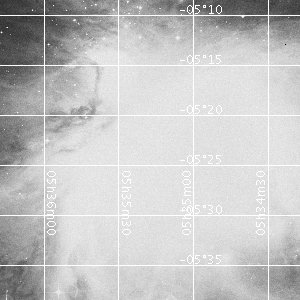

Recreate this plot in Python.
from __future__ import (absolute_import, division, print_function, unicode_literals)
import discord
from discord.ext import commands, tasks
from discord import File
from datetime import date
import datetime
from astropy.coordinates import get_sun
from astropy.coordinates import get_moon
import numpy as np
import matplotlib.pyplot as plt
from astropy.time import Time
from astropy.coordinates import SkyCoord, EarthLocation, AltAz
import astropy.units as u
from geopy import geocoders
import asyncio
from concurrent.futures import ThreadPoolExecutor
from astroplan.plots import plot_finder_image
from astroplan import FixedTarget
import astroquery
from astroquery.skyview import SkyView
from astropy.coordinates import SkyCoord
from astropy.wcs import WCS
from astropy.utils import iers
from astropy.utils.data import clear_download_cache
import urllib
from urllib import request

iers.conf.auto_download = False
clear_download_cache()
iers.conf.auto_max_age = None

def frame(fov, targetname):
    target = FixedTarget.from_name(targetname)
    survey="DSS2 Red"
    grid= True
    fov_radius = fov * u.arcmin
    coord = target if not hasattr(target, 'coord') else target.coord
    position = coord.icrs
    pos = str(position).split("\n")[1]
    pos = pos.replace(" ", "")
    pos = pos.replace("(", "")
    pos = pos.replace(")", "")
    pos = pos.replace(">", "")
    ra = pos.split(",")[0]
    dec = pos.split(",")[1]

    coordinates = 'icrs'
    target_name = None if isinstance(target, SkyCoord) else target.name
    test = str(SkyView.get_image_list(position=position, coordinates=coordinates,
                                      survey=survey, radius=fov_radius, grid=grid, pixels=1500, scaling="Log"))
    url = test[2:-6] + "jpg"
    print(url)
    urllib.request.urlretrieve(url, 'frame.jpg')
    return ra, dec, url

def planetarium(fov, targetname):
    target = FixedTarget.from_name(targetname)
    survey="DSS2 Red"
    grid= True
    fov_radius = fov * u.arcmin
    coord = target if not hasattr(target, 'coord') else target.coord
    position = coord.icrs
    pos = str(position).split("\n")[1]
    pos = pos.replace(" ", "")
    pos = pos.replace("(", "")
    pos = pos.replace(")", "")
    pos = pos.replace(">", "")
    ra = pos.split(",")[0]
    dec = pos.split(",")[1]

    coordinates = 'icrs'
    target_name = None if isinstance(target, SkyCoord) else target.name
    test = str(SkyView.get_image_list(position=position, coordinates=coordinates,
                                      survey=survey, radius=fov_radius, grid=grid, pixels=1500, scaling="Log"))
    url = test[2:-6] + "jpg"
    print(url)

    return ra, dec, url


class filter(commands.Cog):
    def __init__(self, client):
        self.client = client


    @commands.command()
    async def frame(self, ctx, argfov, *, targetname: str = None):
        channel = ctx.channel
        message = ctx.message
        content = message.content
        author = message.author
        loop = asyncio.get_event_loop()
        if argfov == 'help':
            em0 = discord.Embed(
                title='Help for frame',
                description='.frame [fov] [DSO] - displays target DSO at a certain fov with RA and DEC.',
                color=0x1e73e3
            )
            await channel.send(embed=em0)
            return
        if float(argfov) > 30:
            em = discord.Embed(
                title='Sorry, fov too large.',
                description='Please use a fov smaller than 30.'
            )
            await channel.send(embed=em)
            return
        if float(argfov) < 0.01:
            em = discord.Embed(
                title='Sorry, fov too small.',
                description='Please use a fov larger than 0.01.'
            )
            await channel.send(embed=em)
            return
        fov = float(argfov) * 60
        try:
            await channel.send("Fetching image... The larger the fov, the longer it will take.")
            ra, dec, url = await loop.run_in_executor(ThreadPoolExecutor(), frame, fov, targetname)
            ori = await channel.send(ctx.author.mention + ', ' + str(targetname) + " at " + str(argfov) + ' °:',
                               file=File("/home/SE/frame.jpg"))
            prompt = await channel.send("React with \"🪐\" below to enter planetarium mode.")
            await prompt.add_reaction(emoji="🪐")
            try:
                reaction, user = await self.client.wait_for('reaction_add', check=lambda reaction, user: user == ctx.author, timeout=60)
                if reaction.emoji == "🪐":
                    em0 = discord.Embed(
                        title="Current Position: \nRA: " + ra + "\nDec: " + dec
                    )
                    em0.set_image(url=url)
                    em0.set_footer(
                        text="React with ◀️ or ▶️ to shift RA. React with 🔽 or 🔼 to shift DEC. Shifts are by half the fov. Times out after 60 seconds.")
                    msg = await channel.send(embed=em0)
                    await ori.delete()
                    while True:
                        try:
                            await msg.add_reaction(emoji="◀")
                            await msg.add_reaction(emoji="🔽")
                            await msg.add_reaction(emoji="🔼")
                            await msg.add_reaction(emoji="▶")
                            reaction, user = await self.client.wait_for('reaction_add', check=lambda reaction, user: user == ctx.author, timeout=60)

                            prevra = ra
                            prevdec = dec

                            if reaction.emoji == "◀":
                                if float(ra) - float(fov)/60*0.5 < 0:
                                    ra = float(ra) - float(fov)/60*0.5 + 360
                                else:
                                    ra = float(ra) - float(fov)/60*0.5

                            if reaction.emoji == "▶":
                                if float(ra) + float(fov)/60 * 0.5 > 360:
                                    ra = float(ra) + float(fov)/60 * 0.5 - 360
                                else:
                                    ra = float(ra) + float(fov)/60 * 0.5

                            if reaction.emoji == "🔽":
                                if float(dec) - float(fov)/60 * 0.5 < -90:
                                    dec = -90
                                else:
                                    dec = float(dec) - float(fov)/60 * 0.5

                            if reaction.emoji == "🔼":
                                if float(dec) + float(fov)/60 * 0.5 > 90:
                                    dec = 90
                                else:
                                    print(dec)
                                    dec = float(dec) + (float(fov)/60 * 0.5)
                            print(fov)
                            targetname = str(ra) + " " + str(dec)
                            print(targetname)

                            try:
                                ra, dec, url = await loop.run_in_executor(ThreadPoolExecutor(), planetarium, fov, targetname)

                                em0 = discord.Embed(
                                    title="Current Position: \nRA: " + ra + "\nDec: " + dec,
                                    description="Previous:\nRA: " + prevra + "\nDec: " + prevdec
                                )
                                em0.set_image(url=url)
                                em0.set_footer(text="React with ◀️ or ▶️ to shift RA. React with 🔽 or 🔼 to shift DEC. Shifts are by half the fov.")
                                await msg.edit(embed=em0)
                                await msg.clear_reactions()
                            except:
                                em1 = discord.Embed(
                                    title="Error."
                                )
                                await channel.send(em1)

                        except:
                            em0 = discord.Embed(
                                title="Current Position: \nRA: " + ra + "\nDec: " + dec
                            )
                            em0.set_image(url=url)
                            em0.set_footer(
                                text="Planetarium Stopped.")
                            await msg.edit(embed=em0)
                            await msg.clear_reactions()
                            return
            except:
                await prompt.delete()
                return
        except:
            em = discord.Embed(
                title='Sorry, an error occured.',
                description='Command usages: .frame [fov] [Valid DSO]\n.frame [fov] [hh mm ss], [deg am as].'
            )
            await channel.send(embed=em)

def setup(client):
    client.add_cog(filter(client))
